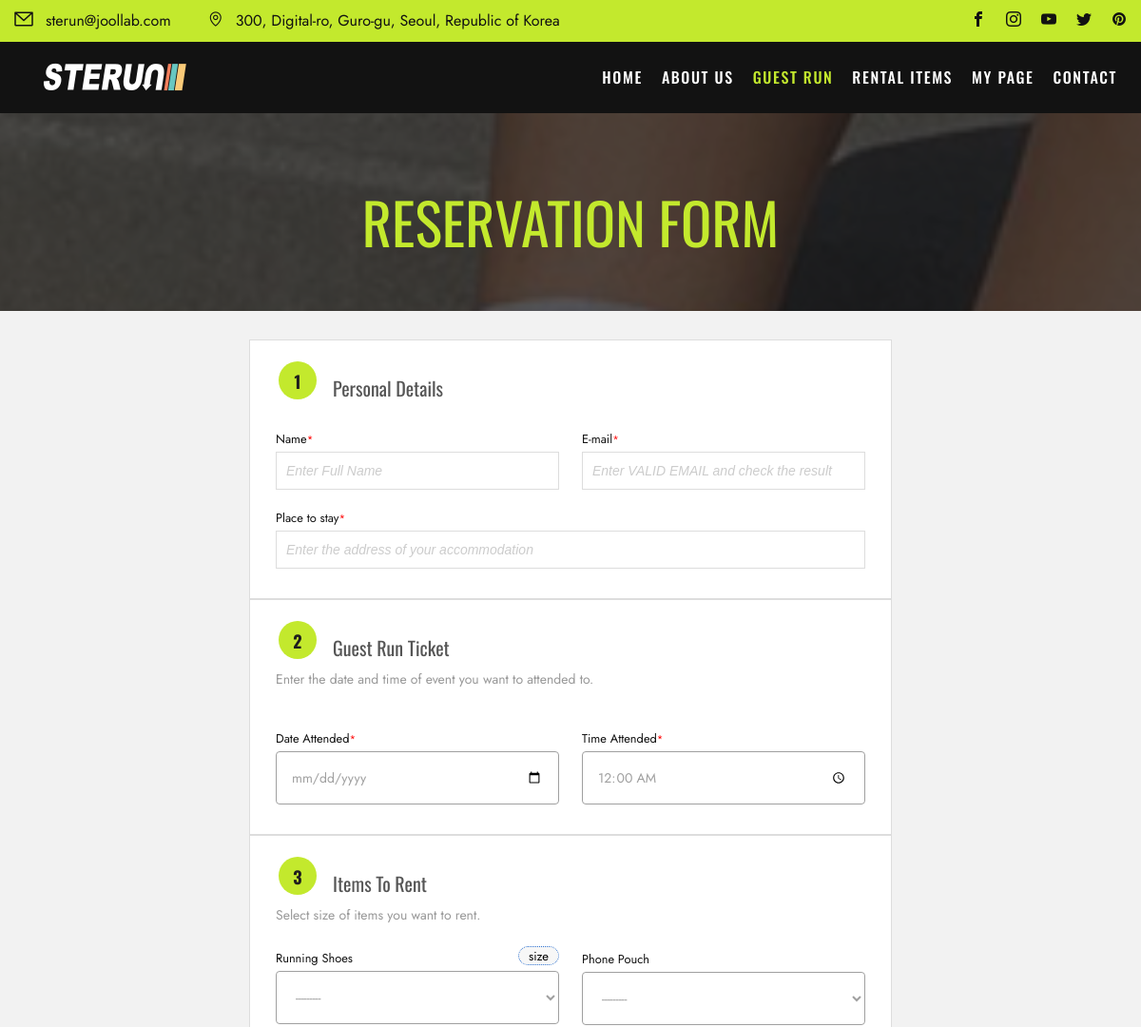
Page /events/event_register/8 (upper part) on the earlier database version.
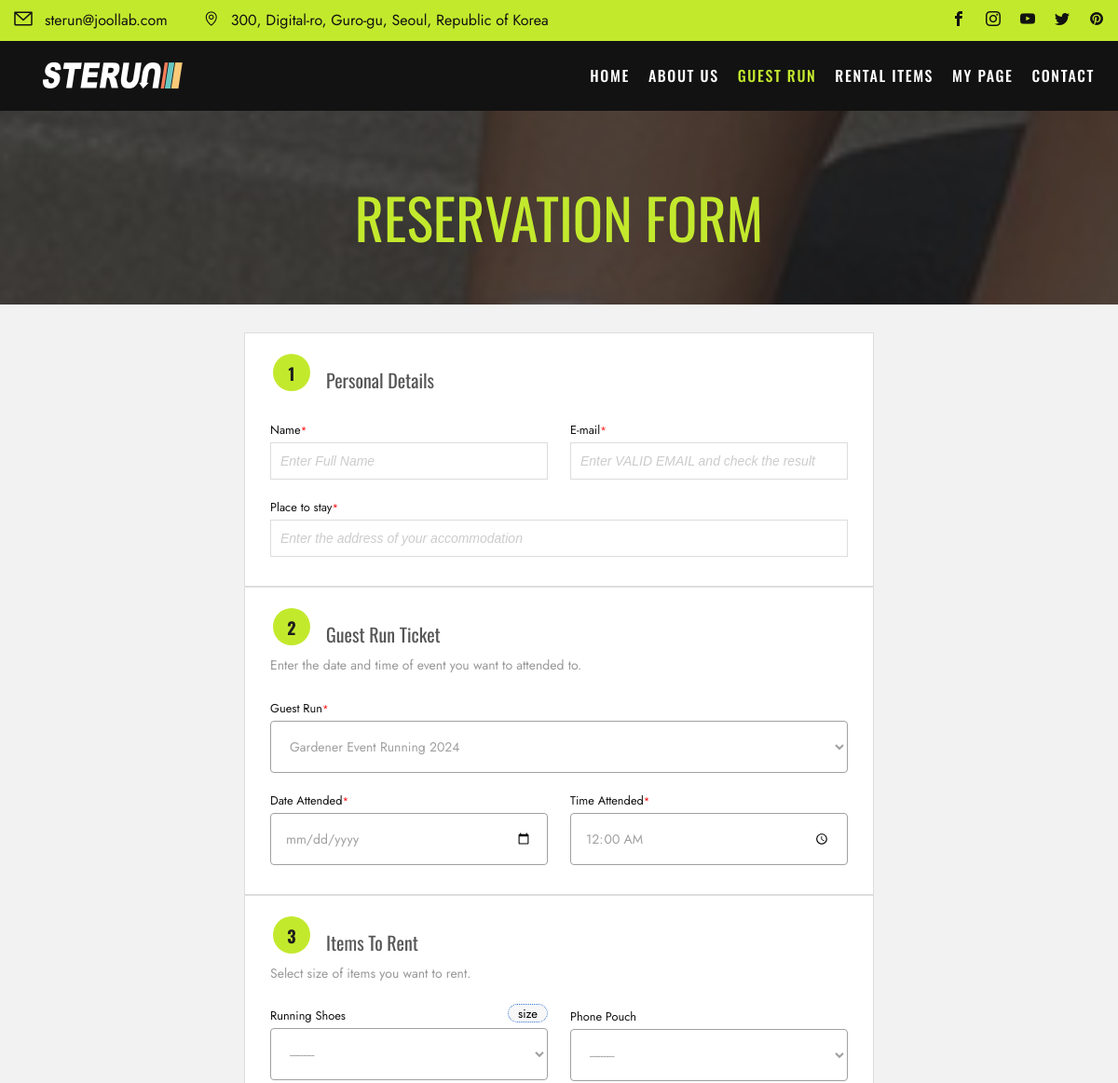
Same page on the later database version.
### events/models.py (models this page shows, shortened)
class GuestRun(models.Model):
    STATUS_CHOICE = [
        ("ST1", "Checking"),
        ("ST2", "On-Sale"),
        ("ST3", "Sold-Out"),
        ("ST4", "Closed"),
    ]
    LEVEL = [
        ("Level-1, 800","800"),
        ("Level-2, 730","730"),
        ("Level-3, 700","700"),
        ("Level-4, 630","630"),
        ("Level-5, 600","600"),
        ("Level-6, 530","530"),
        ("Full Access","Free"),
    ]
    event_id = models.AutoField(
        primary_key=True,
    )
    title = models.CharField(max_length=50)
    manager = models.ForeignKey(Manager, related_name="manager",blank=False, null=True, on_delete=models.SET_NULL)
    start_date = models.DateField(blank=True, null=True)
    start_time = models.TimeField(blank=True, null=True)
    end_date = models.DateField(blank=True, null=True)
    end_time = models.TimeField(blank=True, null=True)
    image = ResizedImageField(size=[1402,1000], upload_to="runMain", blank=True)
    route_image = ResizedImageField(size=[1402,1402], upload_to="runRoute", blank=True)
    start_point = models.CharField(max_length=50)
    status = models.CharField(
        max_length=8,
        choices=STATUS_CHOICE,
        default="ST1",
    )
    level = models.CharField(
        max_length=15,
        choices=LEVEL,
        default="Free",
    )
    amount = models.IntegerField(default=0)
    route = models.CharField(max_length=50, blank=False)
    desc = models.TextField(blank=True, default="-")
    completed = models.BooleanField(default=False)

### events/views.py (the view)
# urls.py: path("event_register/<str:pk>", views.event_register, name="event_register"),
def event_register(request, pk):
    event= GuestRun.objects.filter(event_id=pk)
    shoes = Item.objects.filter(category='shoes')
    bag = Item.objects.filter(category='bag')
    top = Item.objects.filter(category='top')
    bottom = Item.objects.filter(category='bottom')
    context = {"events":event, "shoeses":shoes, "bags":bag, "tops":top, "bottoms":bottom}
    if request.method == "POST":
        if Item.objects.filter(pk=request.POST.get("top")).exists():
            top = Item.objects.get(pk=request.POST.get("top"))
        else:
            top = None
        if Item.objects.filter(pk=request.POST.get("bottom")).exists():
            bottom = Item.objects.get(pk=request.POST.get("bottom"))
        else:
            bottom = None
        if Item.objects.filter(pk=request.POST.get("shoes")).exists():
            shoes = Item.objects.get(pk=request.POST.get("shoes"))
        else:
            shoes = None
        if Item.objects.filter(pk=request.POST.get("bag")).exists():
            bag = Item.objects.get(pk=request.POST.get("bag"))
        else:
            bag = None
        if request.POST.get("event") != "":
            event_data = GuestRun.objects.get(pk=request.POST.get("event"))
        else:
            event_data = None
        if request.POST.get("start_date") != "":
            start_date = request.POST.get("start_date")
        else:
            start_date = None
        if request.POST.get("end_date") != "":
            end_date = request.POST.get("end_date")
        else:
            end_date = None
        if request.POST.get("event_date") != "":
            event_date = request.POST.get("event_date")
        else:
            event_date = None
        if request.POST.get("delivery") == 'on':
            delivery = True
        else:
            delivery = False
        username = request.POST.get("username")
        id = username +"_run_"+datetime.now().strftime("T%H%M%S")
        email = request.POST.get("email")
        reservation = Reservation(
            reserv_id=id,
            username=username,
            email=email,
            message=request.POST.get("message"),
            start_date=start_date,
            start_time=request.POST.get("start_time"),
            end_date=end_date,
            end_time=request.POST.get("end_time"),
            top=top,
            bottom=bottom,
            shoes=shoes,
            bag=bag,
            address=request.POST.get("address"),
            event=event_data,
            event_date = event_date,
            event_time = request.POST.get("event_time"),
            delivery = delivery
        )
        reservation.save()
        line_token = "keAeVnqfCkgFuxZSRBGUwymSN9aqpQC5NXV68GoOVLB"
        url = "https://notify-api.line.me/api/notify"
        response = requests.post(
            url,
            headers={"Authorization": "Bearer " + line_token},
            data={
                "message": "새로운 예약이 접수되었습니다. 예약자: "
                + str(request.POST.get("username"))
            },
        )
        print(response)
        html_message = render_to_string(
                "email.html",
                {"username": username, "id": id},
            )
        plain_message = strip_tags(html_message)
        subject = "[STERUN] Thank you for reservation :)"
        '''message = "Your Reaservation id is" +" "+ id'''
        email_from = settings.EMAIL_HOST_USER
        recipient_list = ["sterun@joollab.com",email]
        send_mail(subject, plain_message, email_from, recipient_list, html_message=html_message,)
        return redirect("community:mypage", id)
    else:
        return render(request, "run-form.html", context)

### templates/run-form.html (shortened to what the changed rows need)
{% extends "base.html" %}
{% load static %}
{% block content %}
  <div class="page-title">
    <div class="themeflat-container">
      <div class="row">
        <div class="col-md-12">
          <div class="page-title-heading">
            <h1 class="title">Reservation Form</h1>
          </div>
        </div>
      </div>
    </div>
  </div>
  <main>
    <div style="max-width:700px; margin:auto;" class="contact">
      <div class="container">
        <form method="POST" id="contactForm" name="contactForm">
          <div class="col-md-auto" id="mainContent">
            <div class="row box first">
              <div class="col-lg-12 col-md-12">
                <div class="form-group">
                  {% for event in events %}
                    <label for="id_event" class="label-title forced">Guest Run</label>
                    <select name="event" class="wide" id="id_event">
                      <option value="{{event.event_id}}" selected="">{{event.title}}</option>
                    </select>
                  {% endfor %}
                </div>
              </div>
            </div>
          </div>
        </form>
      </div>
    </div>
  </main>
{% endblock content %}

Differences in the rows shown:
added GuestRun: event "Gardener Event Running 2024"
